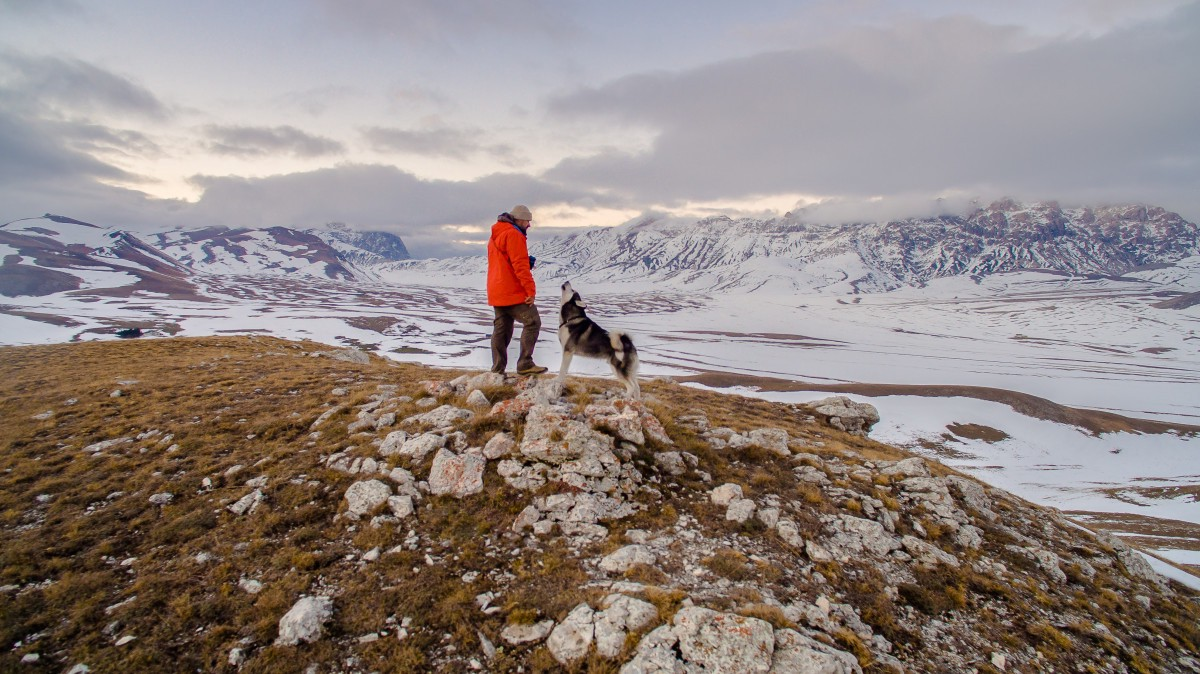
#> input picture kok.jpeg, 1200 x 674 px
$ python detect.py
#> lines starting #> are read from the running program, lines starting #| are printed output that depends on the picture; after the words box and inside, x2 and y2 are one past the last pixel; in counts of white or black regions, pixels touching at a corner belong together
import numpy as np
import cv2 as cv
body_cascade = cv.CascadeClassifier('haarcascade_fullbody.xml')
upper_cascade = cv.CascadeClassifier('haarcascade_upperbody.xml')
lower_cascade = cv.CascadeClassifier('haarcascade_lowerbody.xml')
img = cv.imread('kok.jpeg')
#> img is the input picture: shape (674, 1200, 3); mean B, G, R 131.1, 134.3, 145.6
gray = cv.cvtColor(img, cv.COLOR_BGR2GRAY)
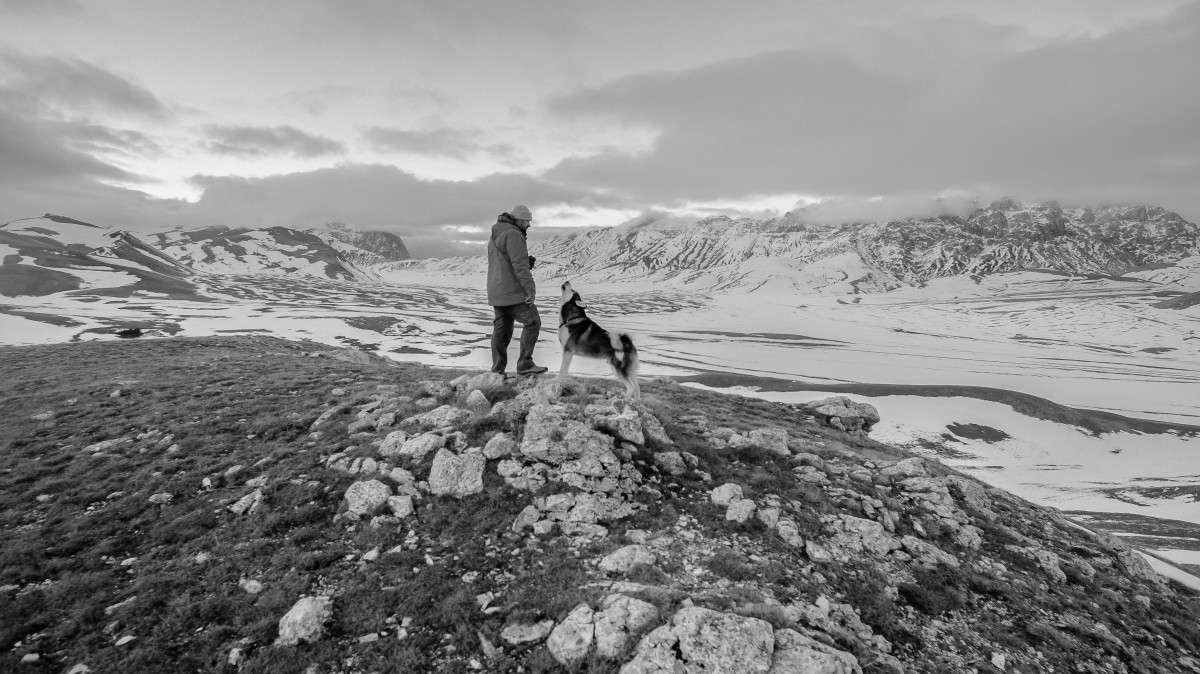
#> gray: shape (674, 1200); min 0, max 245, mean 137.3

bodies = body_cascade.detectMultiScale(gray, 1.3, 5)
#> bodies = ()
upper = upper_cascade.detectMultiScale(gray, 1.3, 5)
#> upper = ()
lower = lower_cascade.detectMultiScale(gray, 1.3, 5)
#> lower = ()

for (x,y,w,h) in bodies:
    cv.rectangle(img,(x,y),(x+w,y+h),(255,0,0),2)
    roi_gray = gray[y:y+h, x:x+w]
    roi_color = img[y:y+h, x:x+w]
#> this loop made 0 passes


for (x,y,w,h) in upper:
    cv.rectangle(img,(x,y),(x+w,y+h),(0,255,0),2)
    roi_gray = gray[y:y+h, x:x+w]
    roi_color = img[y:y+h, x:x+w]

for (x,y,w,h) in lower:
    cv.rectangle(img,(x,y),(x+w,y+h),(0,0,255),2)
    roi_gray = gray[y:y+h, x:x+w]
    roi_color = img[y:y+h, x:x+w]

cv.imshow('img',img)
cv.waitKey(0)
cv.destroyAllWindows()

$ run again, with op.jpeg copied over kok.jpeg
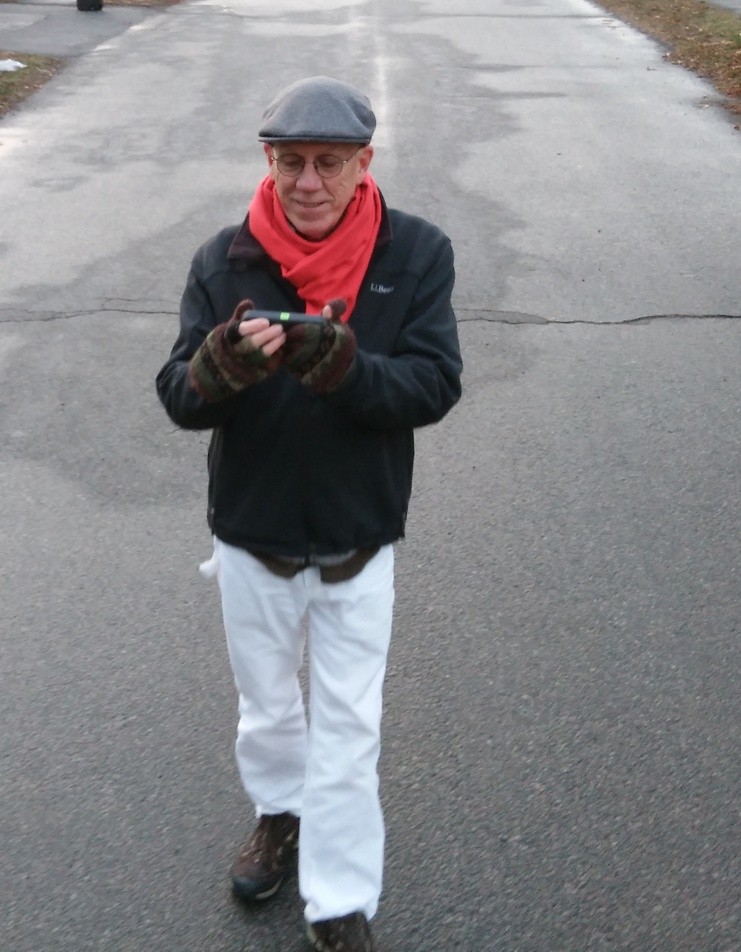
#> input picture op.jpeg, 741 x 952 px, shrunk from 1956 x 2513 before the run
#> img is the input picture: shape (952, 741, 3); mean B, G, R 137.8, 134.6, 135.2
#> `gray = cv.cvtColor(img, cv.COLOR_BGR2GRAY)`:
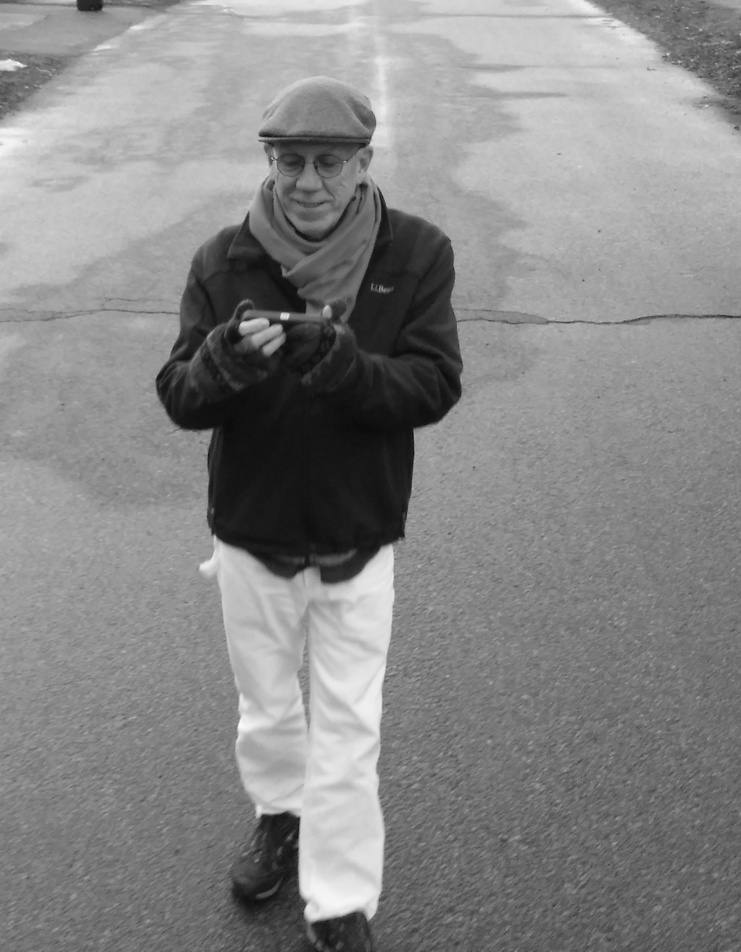
#> gray: shape (952, 741); min 11, max 252, mean 135.1
#> bodies = ()

$ run again, with lol.jpg copied over kok.jpeg
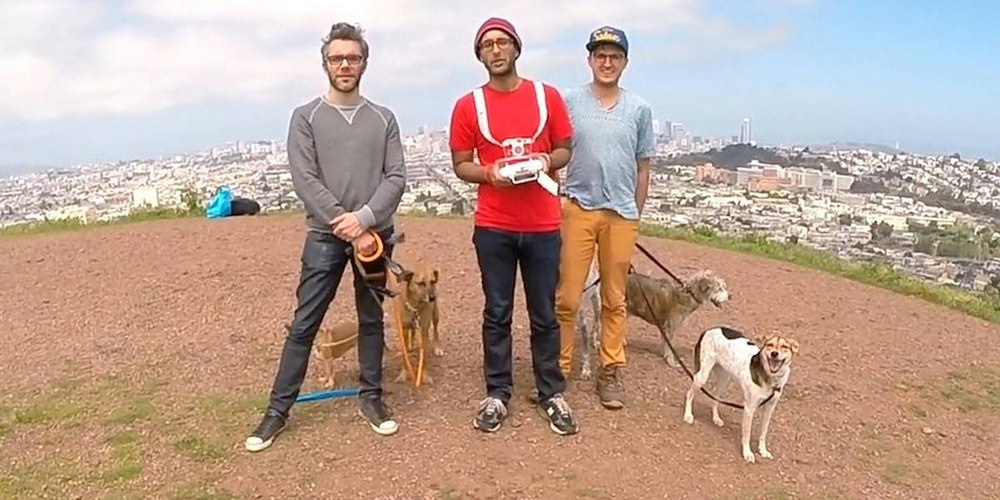
#> input picture lol.jpg, 1000 x 500 px, shrunk from 2048 x 1024 before the run
#> img is the input picture: shape (500, 1000, 3); mean B, G, R 149.7, 163.1, 188.9
#> bodies = ()
#> upper = [[256, 18, 158, 130]]
#> lower = [[391, 146, 257, 311]]
#> the loop `for (x,y,w,h) in upper:` made 1 pass
#> after the loop `for (x,y,w,h) in upper:`:
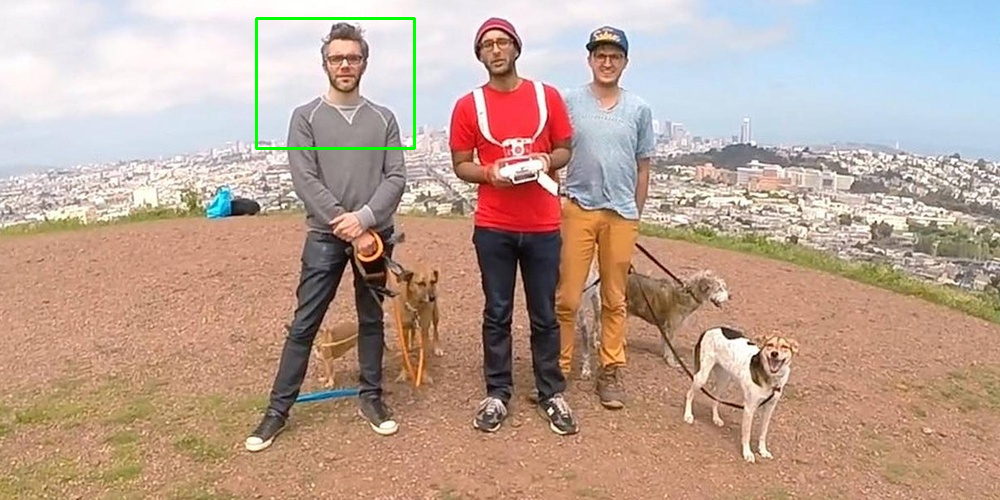
#> img: shape (500, 1000, 3); 0.34% of pixels changed, all inside (x1, y1, x2, y2) = (255, 17, 416, 150)
#> the loop `for (x,y,w,h) in lower:` made 1 pass
#> after the loop `for (x,y,w,h) in lower:`:
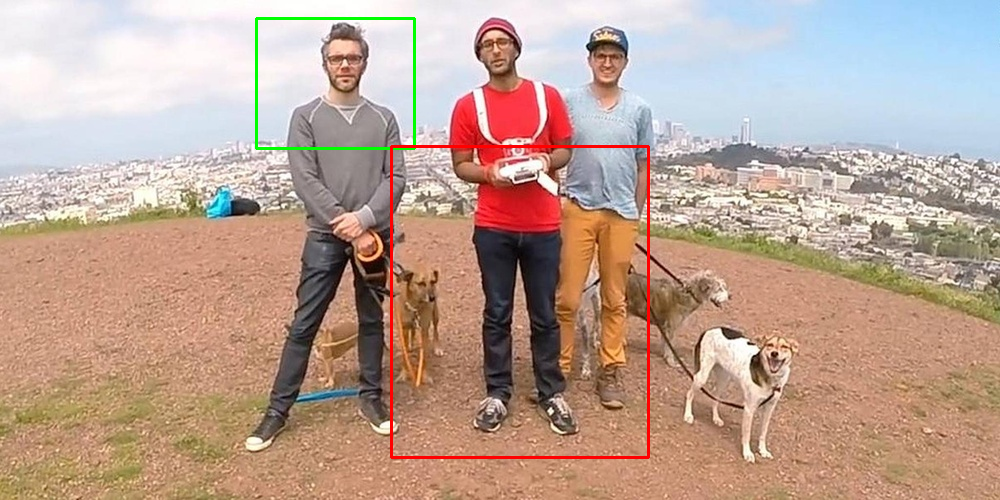
#> img: shape (500, 1000, 3); 0.68% of pixels changed, all inside (x1, y1, x2, y2) = (390, 145, 650, 459)

$ run again, with lolol.jpg copied over kok.jpeg
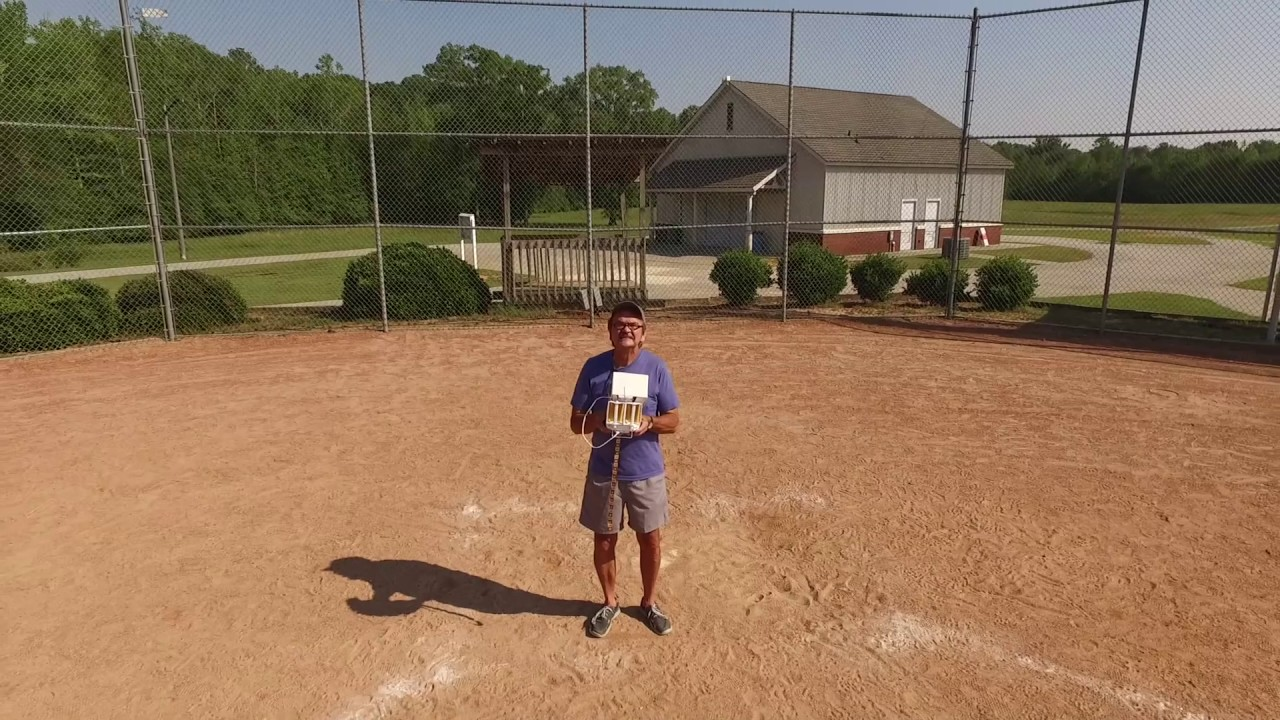
#> input picture lolol.jpg, 1280 x 720 px
#> img is the input picture: shape (720, 1280, 3); mean B, G, R 88.3, 114.7, 142.2
#> `gray = cv.cvtColor(img, cv.COLOR_BGR2GRAY)`:
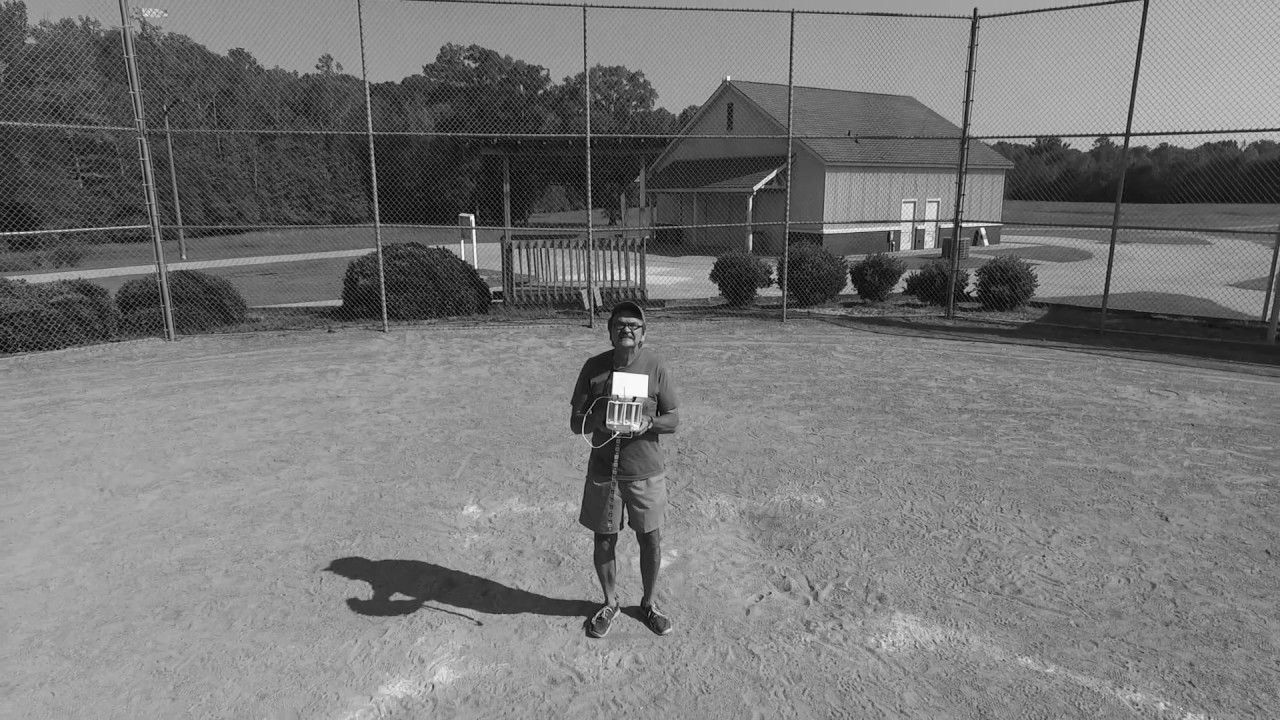
#> gray: shape (720, 1280); min 1, max 254, mean 119.9
#> bodies = ()
#> lower = [[504, 390, 232, 280]]
#> the loop `for (x,y,w,h) in lower:` made 1 pass
#> after the loop `for (x,y,w,h) in lower:`:
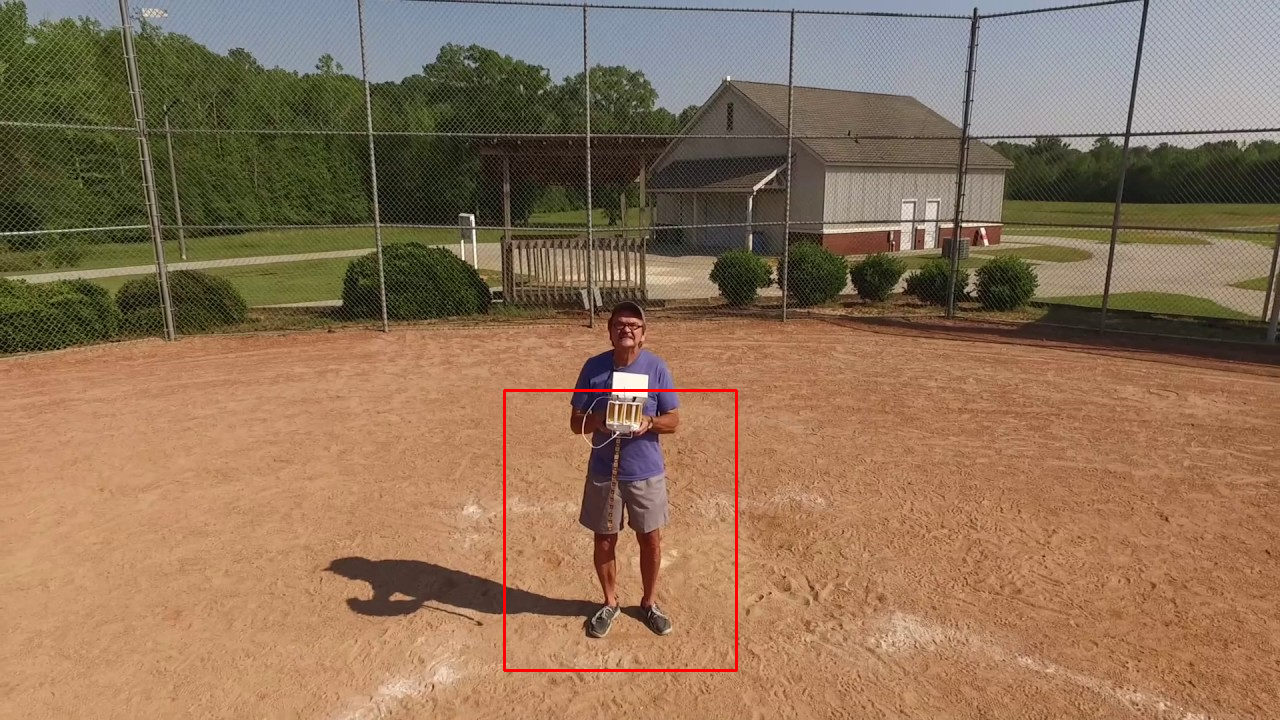
#> img: shape (720, 1280, 3); 0.33% of pixels changed, all inside (x1, y1, x2, y2) = (503, 389, 738, 672)
